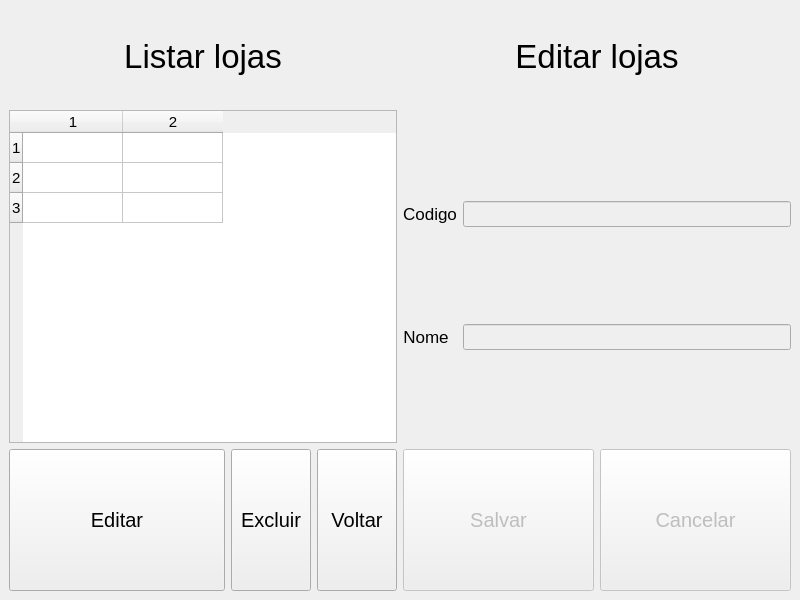
<?xml version="1.0" encoding="UTF-8"?>
<ui version="4.0">
 <class>MainWindow</class>
 <widget class="QMainWindow" name="MainWindow">
  <property name="geometry">
   <rect>
    <x>0</x>
    <y>0</y>
    <width>800</width>
    <height>600</height>
   </rect>
  </property>
  <property name="windowTitle">
   <string>MainWindow</string>
  </property>
  <widget class="QWidget" name="centralwidget">
   <layout class="QHBoxLayout" name="horizontalLayout_3">
    <item>
     <layout class="QVBoxLayout" name="verticalLayout_2" stretch="2,7,3">
      <item>
       <widget class="QLabel" name="lbl_titulo">
        <property name="sizePolicy">
         <sizepolicy hsizetype="Preferred" vsizetype="Minimum">
          <horstretch>0</horstretch>
          <verstretch>0</verstretch>
         </sizepolicy>
        </property>
        <property name="font">
         <font>
          <pointsize>25</pointsize>
         </font>
        </property>
        <property name="text">
         <string>Listar lojas</string>
        </property>
        <property name="alignment">
         <set>Qt::AlignCenter</set>
        </property>
       </widget>
      </item>
      <item>
       <widget class="QTableWidget" name="tb_dados">
        <property name="sizePolicy">
         <sizepolicy hsizetype="Expanding" vsizetype="Minimum">
          <horstretch>0</horstretch>
          <verstretch>0</verstretch>
         </sizepolicy>
        </property>
        <property name="font">
         <font>
          <pointsize>11</pointsize>
         </font>
        </property>
        <property name="rowCount">
         <number>3</number>
        </property>
        <property name="columnCount">
         <number>2</number>
        </property>
        <row/>
        <row/>
        <row/>
        <column/>
        <column/>
       </widget>
      </item>
      <item>
       <layout class="QHBoxLayout" name="horizontalLayout" stretch="3,1,1">
        <item>
         <widget class="QPushButton" name="btn_editar">
          <property name="sizePolicy">
           <sizepolicy hsizetype="Minimum" vsizetype="Minimum">
            <horstretch>0</horstretch>
            <verstretch>0</verstretch>
           </sizepolicy>
          </property>
          <property name="font">
           <font>
            <pointsize>15</pointsize>
           </font>
          </property>
          <property name="text">
           <string>Editar</string>
          </property>
         </widget>
        </item>
        <item>
         <widget class="QPushButton" name="btn_excluir">
          <property name="sizePolicy">
           <sizepolicy hsizetype="Minimum" vsizetype="Minimum">
            <horstretch>0</horstretch>
            <verstretch>0</verstretch>
           </sizepolicy>
          </property>
          <property name="font">
           <font>
            <pointsize>15</pointsize>
           </font>
          </property>
          <property name="text">
           <string>Excluir</string>
          </property>
         </widget>
        </item>
        <item>
         <widget class="QPushButton" name="btn_voltar">
          <property name="sizePolicy">
           <sizepolicy hsizetype="Minimum" vsizetype="Minimum">
            <horstretch>0</horstretch>
            <verstretch>0</verstretch>
           </sizepolicy>
          </property>
          <property name="font">
           <font>
            <pointsize>15</pointsize>
           </font>
          </property>
          <property name="text">
           <string>Voltar</string>
          </property>
         </widget>
        </item>
       </layout>
      </item>
     </layout>
    </item>
    <item>
     <layout class="QVBoxLayout" name="verticalLayout" stretch="2,7,3">
      <item>
       <widget class="QLabel" name="lbl_titulo_2">
        <property name="font">
         <font>
          <pointsize>25</pointsize>
         </font>
        </property>
        <property name="text">
         <string>Editar lojas</string>
        </property>
        <property name="alignment">
         <set>Qt::AlignCenter</set>
        </property>
       </widget>
      </item>
      <item>
       <layout class="QFormLayout" name="formLayout">
        <item row="0" column="0">
         <widget class="QLabel" name="lbl_codigo">
          <property name="sizePolicy">
           <sizepolicy hsizetype="Minimum" vsizetype="Minimum">
            <horstretch>0</horstretch>
            <verstretch>2</verstretch>
           </sizepolicy>
          </property>
          <property name="font">
           <font>
            <pointsize>13</pointsize>
           </font>
          </property>
          <property name="text">
           <string>Codigo</string>
          </property>
          <property name="alignment">
           <set>Qt::AlignCenter</set>
          </property>
         </widget>
        </item>
        <item row="0" column="1">
         <widget class="QLineEdit" name="txt_codigo">
          <property name="enabled">
           <bool>false</bool>
          </property>
          <property name="sizePolicy">
           <sizepolicy hsizetype="Expanding" vsizetype="Maximum">
            <horstretch>0</horstretch>
            <verstretch>2</verstretch>
           </sizepolicy>
          </property>
          <property name="font">
           <font>
            <pointsize>11</pointsize>
           </font>
          </property>
         </widget>
        </item>
        <item row="1" column="0">
         <widget class="QLabel" name="lbl_nome">
          <property name="sizePolicy">
           <sizepolicy hsizetype="Minimum" vsizetype="Minimum">
            <horstretch>0</horstretch>
            <verstretch>2</verstretch>
           </sizepolicy>
          </property>
          <property name="font">
           <font>
            <pointsize>13</pointsize>
           </font>
          </property>
          <property name="text">
           <string>Nome</string>
          </property>
          <property name="alignment">
           <set>Qt::AlignCenter</set>
          </property>
         </widget>
        </item>
        <item row="1" column="1">
         <widget class="QLineEdit" name="txt_nome">
          <property name="enabled">
           <bool>false</bool>
          </property>
          <property name="sizePolicy">
           <sizepolicy hsizetype="Expanding" vsizetype="Maximum">
            <horstretch>0</horstretch>
            <verstretch>2</verstretch>
           </sizepolicy>
          </property>
          <property name="font">
           <font>
            <pointsize>11</pointsize>
           </font>
          </property>
         </widget>
        </item>
       </layout>
      </item>
      <item>
       <layout class="QHBoxLayout" name="horizontalLayout_2">
        <item>
         <widget class="QPushButton" name="btn_salvar">
          <property name="enabled">
           <bool>false</bool>
          </property>
          <property name="sizePolicy">
           <sizepolicy hsizetype="Minimum" vsizetype="Minimum">
            <horstretch>0</horstretch>
            <verstretch>0</verstretch>
           </sizepolicy>
          </property>
          <property name="font">
           <font>
            <pointsize>15</pointsize>
           </font>
          </property>
          <property name="text">
           <string>Salvar</string>
          </property>
         </widget>
        </item>
        <item>
         <widget class="QPushButton" name="btn_cancelar">
          <property name="enabled">
           <bool>false</bool>
          </property>
          <property name="sizePolicy">
           <sizepolicy hsizetype="Minimum" vsizetype="Minimum">
            <horstretch>0</horstretch>
            <verstretch>0</verstretch>
           </sizepolicy>
          </property>
          <property name="font">
           <font>
            <pointsize>15</pointsize>
           </font>
          </property>
          <property name="text">
           <string>Cancelar</string>
          </property>
         </widget>
        </item>
       </layout>
      </item>
     </layout>
    </item>
   </layout>
  </widget>
 </widget>
 <tabstops>
  <tabstop>tb_dados</tabstop>
  <tabstop>btn_editar</tabstop>
  <tabstop>btn_excluir</tabstop>
  <tabstop>btn_voltar</tabstop>
  <tabstop>txt_codigo</tabstop>
  <tabstop>txt_nome</tabstop>
  <tabstop>btn_salvar</tabstop>
  <tabstop>btn_cancelar</tabstop>
 </tabstops>
 <resources/>
 <connections/>
</ui>
